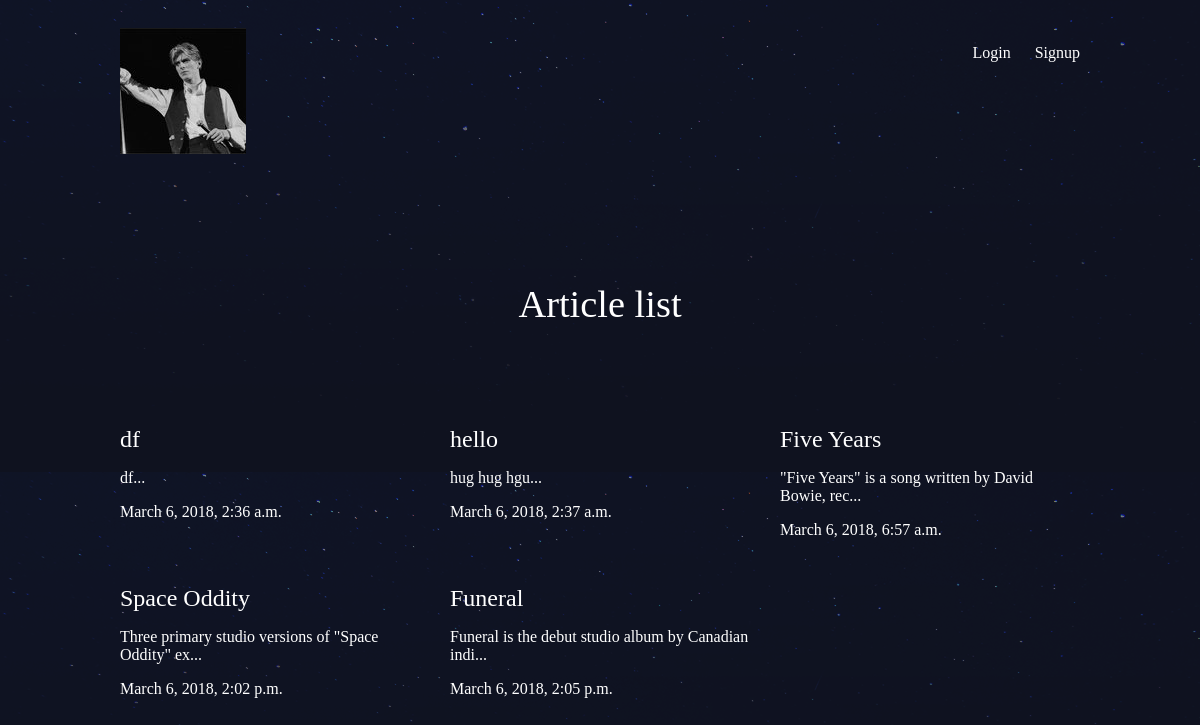
The app's page /articles/ with its own data.
### articles/models.py (models this page shows, shortened)
class Article(models.Model):
    title = models.CharField(max_length=100)
    slug = models.SlugField()
    body= models.TextField()
    date = models.DateTimeField(auto_now_add=True)
    thumb = models.ImageField(default='default.jpg',blank=True)
    author = models.ForeignKey(User,default=None)
    def snippet(self):
        return self.body[:50]+'...'

### articles/views.py (the view)
def article_list(request):
    articles = Article.objects.all().order_by('date')
    return render(request,'articles/article_list.html',{'articles':articles})

### articles/templates/articles/article_list.html
{% extends 'base_layout.html' %}
{% block content %}
    <h1>Article list</h1>
    <div class="articles">
      {% for article in articles %}
        <div clss="article">
          <h2> <a href="{% url 'articles:detail' slug=article.slug %}"> {{article.title}}</a> </h2>
          <p>{{article.snippet}}</p>
          <p>{{article.date}}</p>
        </div>
      {% endfor %}
    </div>
{% endblock %}

### templates/base_layout.html (shortened to what this page needs)
{% load static from staticfiles %}
<!DOCTYPE html>
<html>
    <head>
        <link rel="stylesheet" href="{% static 'styles.css' %}">
    </head>
    <body>
        <header class="wrapper">
            <h1><a href="{% url 'home' %}"><img src="{% static 'Dawid Bowie.png' %}" alt="djangonautic" /></a></h1>
            <nav>
                <ul>
                    {% if user.is_authenticated %}
                    <li>
                        <form class="logout-link" action="{% url 'accounts:logout' %}" method="post">
                            {% csrf_token %}
                            <button type="submit">Logout</button>
                        </form>
                    </li>
                    <li><a href="{% url 'articles:create' %}" class="highlight">New Article</a></li>
                    {% else %}
                    <li><a href="{% url 'accounts:login' %}">Login</a></li>
                    <li><a href="{% url 'accounts:signup' %}">Signup</a></li>
                    {% endif %}
                </ul>
            </nav>
        </header>
        <div class="wrapper">
            {% block content %}
            {% endblock %}
        </div>
    </body>
</html>

### assets/styles.css (style rules this page uses)
body { background-color: #0f121f; background-image: url(/static/stars.png); background-repeat-y: no-repeat; color: #fff; }
body * { font-family: Ubuntu; }
h1, h2, h3, h4, h5 { font-weight: normal; margin: 0; }
a, a:hover, a:visited { color: #fff; text-decoration: none; }
.wrapper { max-width: 960px; margin: 0 auto; }
div.wrapper > h1 { text-align: center; margin: 100px auto; font-size: 2.4em }
header { display: grid; grid-template-columns: 1fr 1fr; padding: 20px 0; }
nav { justify-self: end; }
nav li { display: inline-block; list-style-type: none; margin-left: 20px; }
.articles { display: grid; grid-template-columns: 1fr 1fr 1fr; grid-gap: 30px; }

### records on screen
Article: title "df", snippet "df...", date "March 6, 2018, 2:36 a.m."
Article: title "hello", snippet "hug hug hgu...", date "March 6, 2018, 2:37 a.m."
Article: title "Five Years", snippet "\"Five Years\" is a song written by David Bowie, rec...", date "March 6, 2018, 6:57 a.m."
Article: title "Space Oddity", snippet "Three primary studio versions of \"Space Oddity\" ex...", date "March 6, 2018, 2:02 p.m."
Article: title "Funeral", snippet "Funeral is the debut studio album by Canadian indi...", date "March 6, 2018, 2:05 p.m."
